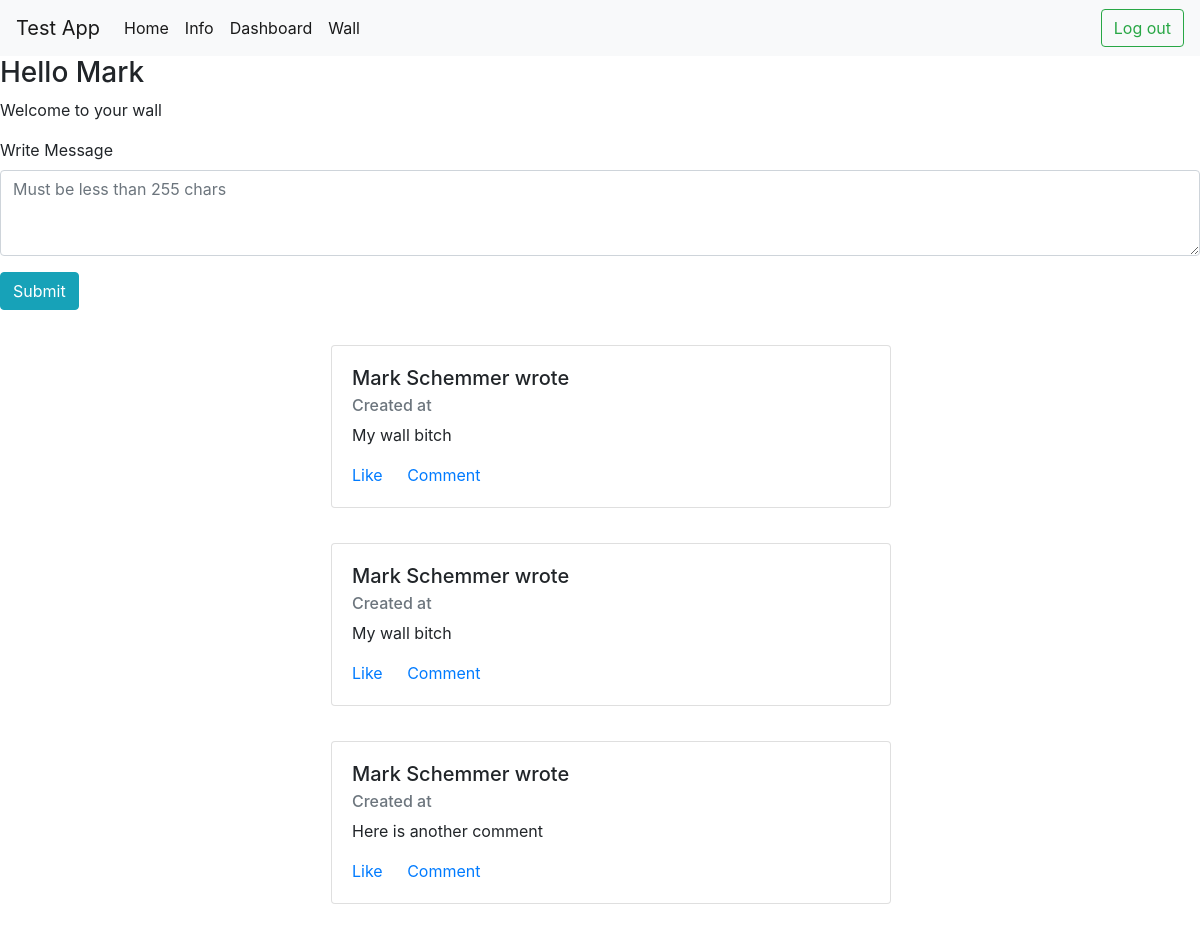
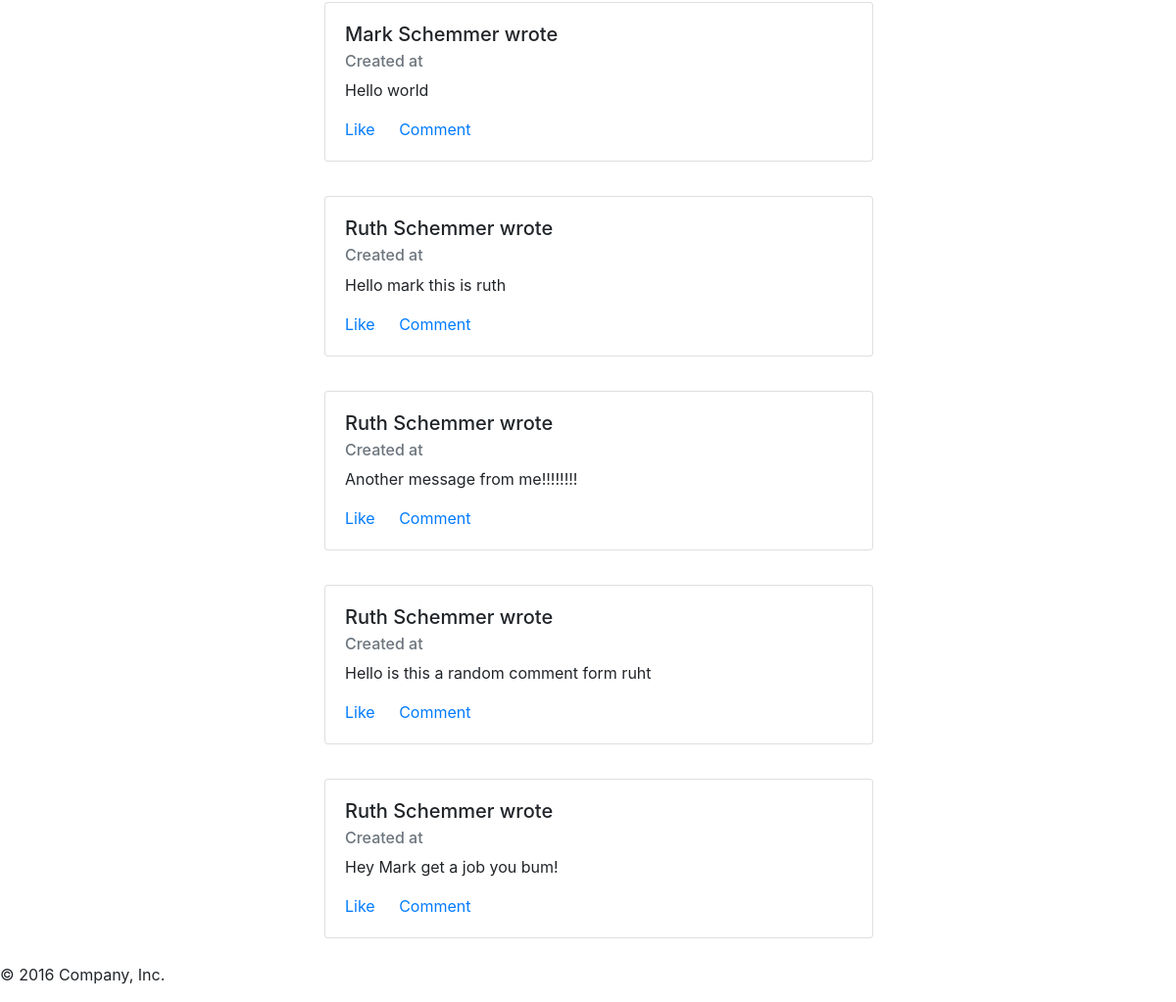
The page /wall (signed in) on the database its author committed (2 pictures, top to bottom).
### login_regis/models.py (models this page shows, shortened)
class User(models.Model):
    first_name = models.CharField(max_length=255)
    last_name = models.CharField(max_length=255)
    email = models.CharField(max_length=255)
    password = models.CharField(max_length=255)
    is_admin = models.BooleanField(default=False)
    user_authenticated = models.BooleanField(default=True)
    description = models.TextField()
    obj = UserManager()

### wall/models.py (models this page shows)
class Message(models.Model):
    message = models.TextField()
    users = models.ManyToManyField(User, related_name='all_messages')
    obj = MessageManager()

### wall/views.py (the view)
# urls.py: path('',include('wall.urls', namespace='wall')),
def wall(request):
    user = User.obj.get(id=request.session['user_id'])
    users = User.obj.all()
    return render(request, 'wall/index.html',{
        'user':user,
        'users':users,
        })

### templates/wall/index.html (shortened to what this page needs)
{% extends 'base.html' %}
{% block content %}
   <div class="intro">
       <h3>Hello {{ user.first_name }}</h3>
       <p>Welcome to your wall</p>
       <form action="/wall/message" method="POST">
        <div class="form-group">
            <label for="message">Write Message</label>
            <textarea
            class="form-control"
            rows="3"
            name="message"
            placeholder="Must be less than 255 chars"></textarea>
          </div>
          <button class="btn btn-info">Submit</button>
      </form>
   </div>
   <div class="info">
       <div class="messages">
        {% for u in users %}
                {% for mes in u.all_messages.all %}
                    <div class="tweet">
                        <div class="card" style="width: 35rem;">
                            <div class="card-body">
                            <h5 class="card-title">{{u.first_name}} {{u.last_name }} wrote </h5>
                            <h6 class="card-subtitle mb-2 text-muted">Created at {{ mes.created_at }}</h6>
                            <p class="card-text">{{ mes.message }}</p>
                            <a href="#" class="card-link">Like</a>
                            <a href="#" class="card-link">Comment</a>
                            </div>
                        </div>
                    </div>
                {% endfor %}
       {% endfor %}
       </div>
   </div>
{% endblock %}

### static/css/main.css (style rules this page uses)
label, label.inline { width: 200px; display: inline-block; }
.intro { margin-bottom: 25px; }
.tweet { width:558px; margin:auto; padding:10px; margin-bottom:15px; }

### rows shown on the page
User: first_name "Mark", last_name "Schemmer"
Message: message "My wall bitch"
Message: message "My wall bitch"
Message: message "Here is another comment"
Message: message "Hello world"
User: first_name "Ruth", last_name "Schemmer"
Message: message "Hello mark this is ruth"
Message: message "Another message from me!!!!!!!!"
Message: message "Hello is this a random comment form ruht"
User: first_name "Ruth", last_name "Schemmer"
Message: message "Hey Mark get a job you bum!"
